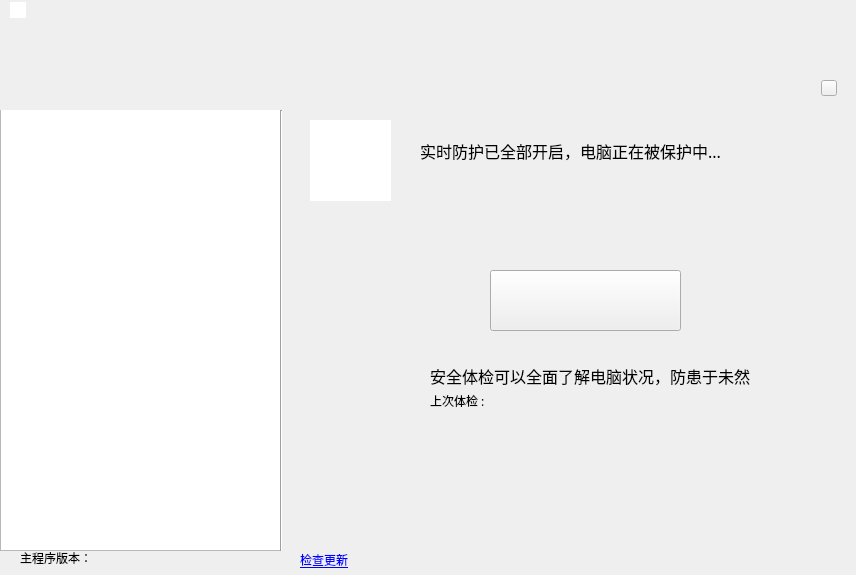
<?xml version="1.0" encoding="UTF-8"?>
<ui version="4.0">
 <class>SaftUIClass</class>
 <widget class="QWidget" name="SaftUIClass">
  <property name="geometry">
   <rect>
    <x>0</x>
    <y>0</y>
    <width>856</width>
    <height>575</height>
   </rect>
  </property>
  <property name="windowTitle">
   <string>SaftUI</string>
  </property>
  <property name="windowIcon">
   <iconset resource="saftui.qrc">
    <normaloff>:/back_group/Resources/min_button/plugin_706.png</normaloff>:/back_group/Resources/min_button/plugin_706.png</iconset>
  </property>
  <property name="autoFillBackground">
   <bool>false</bool>
  </property>
  <property name="styleSheet">
   <string notr="true"/>
  </property>
  <widget class="ToolBar" name="widget_ToolBar" native="true">
   <property name="geometry">
    <rect>
     <x>0</x>
     <y>20</y>
     <width>811</width>
     <height>71</height>
    </rect>
   </property>
  </widget>
  <widget class="TitleBar" name="widget_Title" native="true">
   <property name="geometry">
    <rect>
     <x>0</x>
     <y>0</y>
     <width>811</width>
     <height>21</height>
    </rect>
   </property>
   <widget class="QGraphicsView" name="graphicsView">
    <property name="geometry">
     <rect>
      <x>10</x>
      <y>2</y>
      <width>16</width>
      <height>16</height>
     </rect>
    </property>
    <property name="styleSheet">
     <string notr="true">background-image: url(:/back_group/Resources/min_button/catalog_8.png);</string>
    </property>
    <property name="frameShape">
     <enum>QFrame::NoFrame</enum>
    </property>
   </widget>
  </widget>
  <widget class="QWidget" name="widget_Conect" native="true">
   <property name="geometry">
    <rect>
     <x>0</x>
     <y>110</y>
     <width>281</width>
     <height>441</height>
    </rect>
   </property>
   <property name="autoFillBackground">
    <bool>false</bool>
   </property>
   <property name="styleSheet">
    <string notr="true">background-image: url(:/back_group/Resources/conect.png);</string>
   </property>
   <widget class="CFetureListView" name="listView_Feture">
    <property name="geometry">
     <rect>
      <x>0</x>
      <y>-10</y>
      <width>281</width>
      <height>451</height>
     </rect>
    </property>
    <property name="autoFillBackground">
     <bool>true</bool>
    </property>
    <property name="styleSheet">
     <string notr="true">background-image: url(:/back_group/Resources/conect.png);</string>
    </property>
   </widget>
  </widget>
  <widget class="ConectRightWidth" name="widget_List" native="true">
   <property name="geometry">
    <rect>
     <x>280</x>
     <y>110</y>
     <width>581</width>
     <height>441</height>
    </rect>
   </property>
   <property name="autoFillBackground">
    <bool>false</bool>
   </property>
   <property name="styleSheet">
    <string notr="true">background-image: url(:/back_group/Resources/conect.png);</string>
   </property>
   <widget class="QToolButton" name="toolButton_ckeck">
    <property name="geometry">
     <rect>
      <x>210</x>
      <y>160</y>
      <width>191</width>
      <height>61</height>
     </rect>
    </property>
    <property name="styleSheet">
     <string notr="true">background-image: url(:/back_group/Resources/button/safe.png);</string>
    </property>
    <property name="text">
     <string/>
    </property>
   </widget>
   <widget class="QGraphicsView" name="graphicsView_check">
    <property name="geometry">
     <rect>
      <x>30</x>
      <y>10</y>
      <width>81</width>
      <height>81</height>
     </rect>
    </property>
    <property name="styleSheet">
     <string notr="true">background-image: url(:/back_group/Resources/check.png);</string>
    </property>
    <property name="frameShape">
     <enum>QFrame::NoFrame</enum>
    </property>
    <property name="frameShadow">
     <enum>QFrame::Sunken</enum>
    </property>
   </widget>
   <widget class="QLabel" name="label_list_1">
    <property name="geometry">
     <rect>
      <x>140</x>
      <y>20</y>
      <width>351</width>
      <height>41</height>
     </rect>
    </property>
    <property name="font">
     <font>
      <family>微软雅黑</family>
      <pointsize>12</pointsize>
      <weight>50</weight>
      <bold>false</bold>
     </font>
    </property>
    <property name="text">
     <string>实时防护已全部开启，电脑正在被保护中...</string>
    </property>
   </widget>
   <widget class="QLabel" name="label_list_2">
    <property name="geometry">
     <rect>
      <x>150</x>
      <y>250</y>
      <width>321</width>
      <height>31</height>
     </rect>
    </property>
    <property name="font">
     <font>
      <family>微软雅黑</family>
      <pointsize>12</pointsize>
      <weight>50</weight>
      <bold>false</bold>
     </font>
    </property>
    <property name="text">
     <string>安全体检可以全面了解电脑状况，防患于未然</string>
    </property>
   </widget>
   <widget class="QLabel" name="label_list_last_check">
    <property name="geometry">
     <rect>
      <x>150</x>
      <y>280</y>
      <width>71</width>
      <height>21</height>
     </rect>
    </property>
    <property name="font">
     <font>
      <family>微软雅黑</family>
     </font>
    </property>
    <property name="text">
     <string>上次体检 :</string>
    </property>
   </widget>
  </widget>
  <widget class="StatuBar" name="widget_status" native="true">
   <property name="geometry">
    <rect>
     <x>10</x>
     <y>550</y>
     <width>841</width>
     <height>21</height>
    </rect>
   </property>
   <widget class="QLabel" name="label_status_1">
    <property name="geometry">
     <rect>
      <x>10</x>
      <y>0</y>
      <width>81</width>
      <height>16</height>
     </rect>
    </property>
    <property name="font">
     <font>
      <family>微软雅黑</family>
     </font>
    </property>
    <property name="text">
     <string>主程序版本：</string>
    </property>
   </widget>
   <widget class="QLabel" name="label">
    <property name="geometry">
     <rect>
      <x>290</x>
      <y>0</y>
      <width>71</width>
      <height>20</height>
     </rect>
    </property>
    <property name="font">
     <font>
      <family>微软雅黑</family>
     </font>
    </property>
    <property name="layoutDirection">
     <enum>Qt::LeftToRight</enum>
    </property>
    <property name="text">
     <string>&lt;a href=&quot;www.baidu.com&quot;&gt;检查更新&lt;/a&gt;</string>
    </property>
    <property name="textFormat">
     <enum>Qt::AutoText</enum>
    </property>
    <property name="scaledContents">
     <bool>false</bool>
    </property>
   </widget>
  </widget>
  <widget class="Line" name="line">
   <property name="geometry">
    <rect>
     <x>273</x>
     <y>110</y>
     <width>16</width>
     <height>441</height>
    </rect>
   </property>
   <property name="autoFillBackground">
    <bool>false</bool>
   </property>
   <property name="styleSheet">
    <string notr="true">background-image: url(:/back_group/Resources/conect.png);</string>
   </property>
   <property name="frameShadow">
    <enum>QFrame::Sunken</enum>
   </property>
   <property name="lineWidth">
    <number>1</number>
   </property>
   <property name="orientation">
    <enum>Qt::Vertical</enum>
   </property>
  </widget>
  <widget class="QSplitter" name="splitter">
   <property name="geometry">
    <rect>
     <x>0</x>
     <y>0</y>
     <width>0</width>
     <height>0</height>
    </rect>
   </property>
   <property name="orientation">
    <enum>Qt::Horizontal</enum>
   </property>
  </widget>
  <widget class="QWidget" name="layoutWidget">
   <property name="geometry">
    <rect>
     <x>0</x>
     <y>0</y>
     <width>2</width>
     <height>2</height>
    </rect>
   </property>
   <layout class="QHBoxLayout" name="horizontalLayout"/>
  </widget>
  <widget class="QSplitter" name="splitter_2">
   <property name="geometry">
    <rect>
     <x>0</x>
     <y>0</y>
     <width>0</width>
     <height>0</height>
    </rect>
   </property>
   <property name="orientation">
    <enum>Qt::Horizontal</enum>
   </property>
  </widget>
  <widget class="QSplitter" name="splitter_3">
   <property name="geometry">
    <rect>
     <x>0</x>
     <y>0</y>
     <width>0</width>
     <height>0</height>
    </rect>
   </property>
   <property name="orientation">
    <enum>Qt::Horizontal</enum>
   </property>
  </widget>
  <widget class="QPushButton" name="pushButton_OpenSkinDlg">
   <property name="geometry">
    <rect>
     <x>821</x>
     <y>80</y>
     <width>16</width>
     <height>16</height>
    </rect>
   </property>
   <property name="text">
    <string/>
   </property>
   <property name="icon">
    <iconset>
     <normaloff>Resources/cskin.png</normaloff>Resources/cskin.png</iconset>
   </property>
   <property name="flat">
    <bool>false</bool>
   </property>
  </widget>
 </widget>
 <layoutdefault spacing="6" margin="11"/>
 <customwidgets>
  <customwidget>
   <class>TitleBar</class>
   <extends>QWidget</extends>
   <header>titlebar.h</header>
   <container>1</container>
  </customwidget>
  <customwidget>
   <class>ToolBar</class>
   <extends>QWidget</extends>
   <header>toolbar.h</header>
   <container>1</container>
  </customwidget>
  <customwidget>
   <class>CFetureListView</class>
   <extends>QListView</extends>
   <header>feturelistview.h</header>
  </customwidget>
  <customwidget>
   <class>ConectRightWidth</class>
   <extends>QWidget</extends>
   <header>conectrightwidth.h</header>
   <container>1</container>
  </customwidget>
  <customwidget>
   <class>StatuBar</class>
   <extends>QWidget</extends>
   <header>statubar.h</header>
   <container>1</container>
  </customwidget>
 </customwidgets>
 <resources>
  <include location="saftui.qrc"/>
 </resources>
 <connections/>
</ui>
